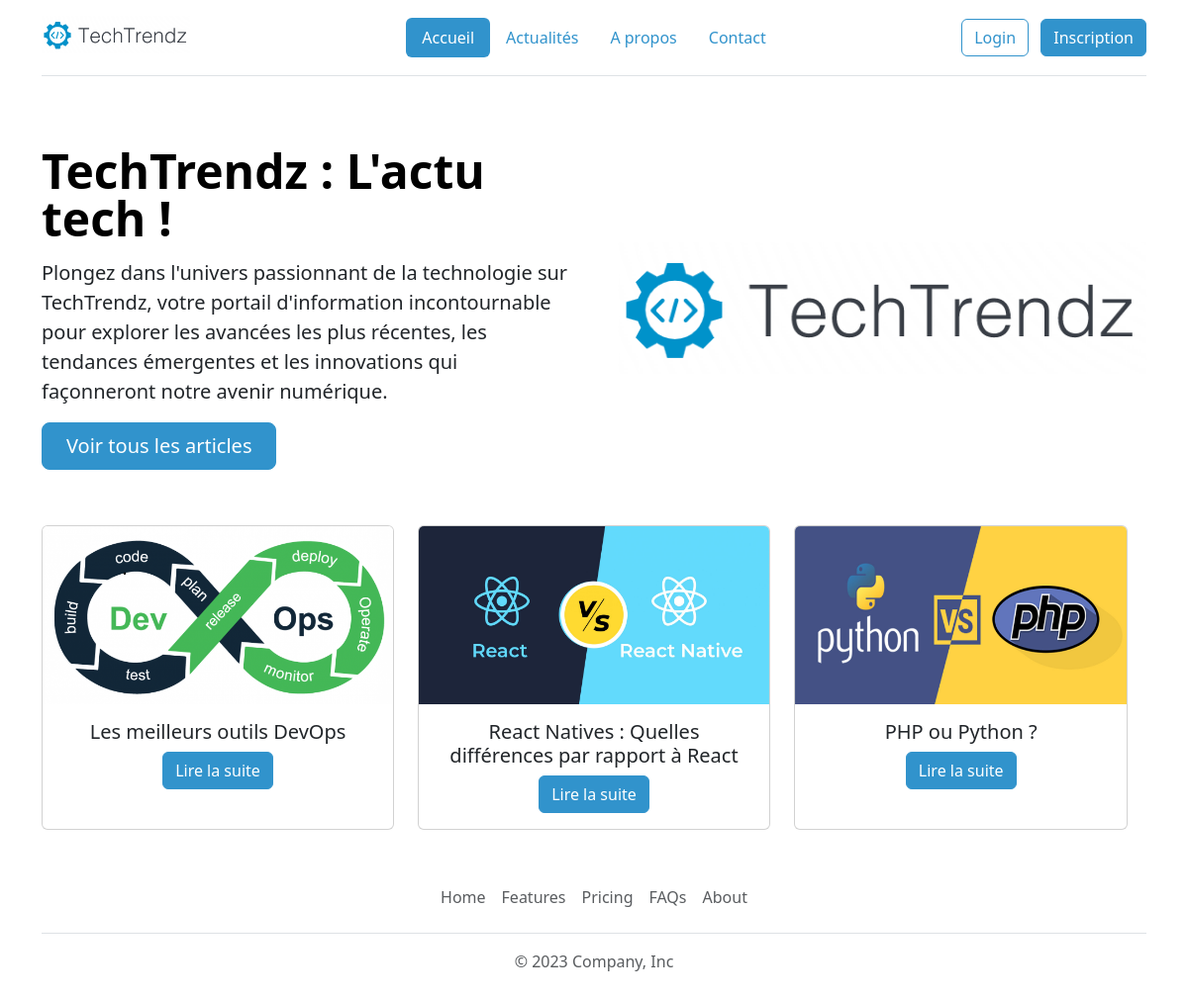
The page / on the database its author committed.
### tables this page shows
CREATE TABLE IF NOT EXISTS `articles` (
  `id` int(11) NOT NULL AUTO_INCREMENT,
  `category_id` int(11) NOT NULL,
  `title` varchar(255) NOT NULL,
  `content` text NOT NULL,
  `image` varchar(255) DEFAULT NULL,
  PRIMARY KEY (`id`),
  KEY `category_id` (`category_id`)
);

### lib/article.php (called while the page is built, shortened)
<?php
function getArticles(PDO $pdo, int $limit = null, int $page = null, int $id_category = null):array|bool
{
    if($limit === null && $page === null) {
        $sql = ($id_category === null) ?
            "SELECT * FROM articles ORDER BY id DESC" :
            "SELECT * FROM articles WHERE category_id = :id_category ORDER BY id DESC";
        $query = $pdo->prepare($sql);
    } else {
        $offset = ($page - 1) * $limit;
        $sql = ($id_category === null) ?
            "SELECT * FROM articles ORDER BY id DESC LIMIT :limit OFFSET :offset" :
            "SELECT * FROM articles WHERE category_id = :id_category ORDER BY id DESC LIMIT :limit OFFSET :offset";
        $query = $pdo->prepare($sql);
        $query->bindValue(":limit", $limit, PDO::PARAM_INT);
        $query->bindValue(":offset", $offset, PDO::PARAM_INT);
    }
    $query->execute();
    return $query->fetchAll(PDO::FETCH_ASSOC);
}

### index.php (the view, shortened to what this page needs)
<?php
require_once __DIR__ . "/lib/pdo.php";
require_once __DIR__ . "/lib/article.php";
require_once __DIR__ . "/templates/header.php";
$articles = getArticles($pdo,3,1);
?>
<div class="row flex-lg-row-reverse align-items-center g-5 py-5">
    <div class="col-10 col-sm-8 col-lg-6">
        <img src="assets/images/logo-tech-trendz.png" class="d-block mx-lg-auto img-fluid" alt="Bootstrap Themes" width="700" height="500" loading="lazy">
    </div>
    <div class="col-lg-6">
        <h1 class="display-5 fw-bold text-body-emphasis lh-1 mb-3">TechTrendz : L'actu tech !</h1>
        <p class="lead">
            Plongez dans l'univers passionnant de la technologie sur TechTrendz, votre portail d'information incontournable pour explorer les avancées les plus récentes, les tendances émergentes et les innovations qui façonneront notre avenir numérique.</p>
        <div class="d-grid gap-2 d-md-flex justify-content-md-start">
            <a href="actualites.php" class="btn btn-primary btn-lg px-4 me-md-2">Voir tous les articles</a>
        </div>
    </div>
</div>
<div class="row text-center">
<?php
    foreach($articles as $article) {
?>
<div class="col-md-4 my-2 d-flex">
    <div class="card">
        <img src="<?= ($article['image'] === null) ? _ASSETS_IMAGES_FOLDER_ . "default-article.jpg" : _ARTICLES_IMAGES_FOLDER_ . htmlspecialchars($article['image']) ?>" class="card-img-top" alt="<?= htmlspecialchars($article['title']) ?>">
        <div class="card-body">
            <h5 class="card-title"><?= htmlspecialchars($article['title']) ?></h5>
            <a href="actualite.php?id=52" class="btn btn-primary">Lire la suite</a>
        </div>
    </div>
</div>
<?php
    }
?>
</div>
<?php require_once __DIR__ . "/templates/footer.php"; ?>

### rows shown on the page
articles: image (picture), title "Les meilleurs outils DevOps"
articles: image (picture), title "React Natives : Quelles différences par rapport à React"
articles: image (picture), title "PHP ou Python ?"

### other values the page prints
$titre "Accueil"
$titre "Actualités"
$titre "A propos"
$titre "Contact"
